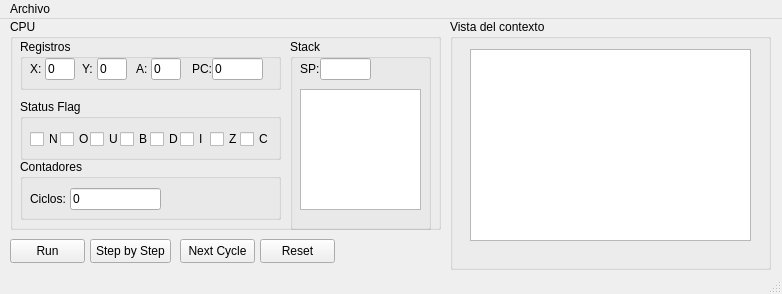
<?xml version="1.0" encoding="UTF-8"?>
<ui version="4.0">
 <class>emulationGUIClass</class>
 <widget class="QMainWindow" name="emulationGUIClass">
  <property name="geometry">
   <rect>
    <x>0</x>
    <y>0</y>
    <width>782</width>
    <height>294</height>
   </rect>
  </property>
  <property name="windowTitle">
   <string>emulationGUI</string>
  </property>
  <widget class="QWidget" name="centralWidget">
   <widget class="QPushButton" name="stepbystepButton">
    <property name="geometry">
     <rect>
      <x>90</x>
      <y>220</y>
      <width>81</width>
      <height>24</height>
     </rect>
    </property>
    <property name="text">
     <string>Step by Step</string>
    </property>
   </widget>
   <widget class="QPushButton" name="controlButton">
    <property name="geometry">
     <rect>
      <x>10</x>
      <y>220</y>
      <width>75</width>
      <height>24</height>
     </rect>
    </property>
    <property name="text">
     <string>Run</string>
    </property>
   </widget>
   <widget class="QPushButton" name="resetButton">
    <property name="geometry">
     <rect>
      <x>260</x>
      <y>220</y>
      <width>75</width>
      <height>24</height>
     </rect>
    </property>
    <property name="text">
     <string>Reset</string>
    </property>
   </widget>
   <widget class="QGroupBox" name="groupBox_2">
    <property name="geometry">
     <rect>
      <x>10</x>
      <y>0</y>
      <width>431</width>
      <height>211</height>
     </rect>
    </property>
    <property name="title">
     <string>CPU</string>
    </property>
    <widget class="QGroupBox" name="groupBox">
     <property name="geometry">
      <rect>
       <x>280</x>
       <y>20</y>
       <width>141</width>
       <height>191</height>
      </rect>
     </property>
     <property name="title">
      <string>Stack</string>
     </property>
     <widget class="QLabel" name="label_8">
      <property name="geometry">
       <rect>
        <x>10</x>
        <y>20</y>
        <width>21</width>
        <height>20</height>
       </rect>
      </property>
      <property name="text">
       <string>SP:</string>
      </property>
     </widget>
     <widget class="QLineEdit" name="spValue">
      <property name="geometry">
       <rect>
        <x>30</x>
        <y>19</y>
        <width>51</width>
        <height>22</height>
       </rect>
      </property>
      <property name="text">
       <string/>
      </property>
     </widget>
     <widget class="QListView" name="listView">
      <property name="geometry">
       <rect>
        <x>10</x>
        <y>50</y>
        <width>121</width>
        <height>121</height>
       </rect>
      </property>
     </widget>
    </widget>
    <widget class="QGroupBox" name="groupBox_3">
     <property name="geometry">
      <rect>
       <x>10</x>
       <y>80</y>
       <width>261</width>
       <height>61</height>
      </rect>
     </property>
     <property name="title">
      <string>Status Flag</string>
     </property>
     <widget class="QCheckBox" name="nbit">
      <property name="geometry">
       <rect>
        <x>10</x>
        <y>30</y>
        <width>31</width>
        <height>20</height>
       </rect>
      </property>
      <property name="text">
       <string>N</string>
      </property>
     </widget>
     <widget class="QCheckBox" name="vbit">
      <property name="geometry">
       <rect>
        <x>40</x>
        <y>30</y>
        <width>31</width>
        <height>20</height>
       </rect>
      </property>
      <property name="text">
       <string>O</string>
      </property>
     </widget>
     <widget class="QCheckBox" name="ubit">
      <property name="geometry">
       <rect>
        <x>70</x>
        <y>30</y>
        <width>31</width>
        <height>20</height>
       </rect>
      </property>
      <property name="text">
       <string>U</string>
      </property>
     </widget>
     <widget class="QCheckBox" name="bbit">
      <property name="geometry">
       <rect>
        <x>100</x>
        <y>30</y>
        <width>31</width>
        <height>20</height>
       </rect>
      </property>
      <property name="text">
       <string>B</string>
      </property>
     </widget>
     <widget class="QCheckBox" name="ibit">
      <property name="geometry">
       <rect>
        <x>160</x>
        <y>30</y>
        <width>31</width>
        <height>20</height>
       </rect>
      </property>
      <property name="text">
       <string>I</string>
      </property>
     </widget>
     <widget class="QCheckBox" name="cbit">
      <property name="geometry">
       <rect>
        <x>220</x>
        <y>30</y>
        <width>31</width>
        <height>20</height>
       </rect>
      </property>
      <property name="text">
       <string>C</string>
      </property>
     </widget>
     <widget class="QCheckBox" name="zbit">
      <property name="geometry">
       <rect>
        <x>190</x>
        <y>30</y>
        <width>31</width>
        <height>20</height>
       </rect>
      </property>
      <property name="text">
       <string>Z</string>
      </property>
     </widget>
     <widget class="QCheckBox" name="dbit">
      <property name="geometry">
       <rect>
        <x>130</x>
        <y>30</y>
        <width>31</width>
        <height>20</height>
       </rect>
      </property>
      <property name="text">
       <string>D</string>
      </property>
     </widget>
    </widget>
    <widget class="QGroupBox" name="groupBox_4">
     <property name="geometry">
      <rect>
       <x>10</x>
       <y>20</y>
       <width>261</width>
       <height>51</height>
      </rect>
     </property>
     <property name="title">
      <string>Registros</string>
     </property>
     <widget class="QLabel" name="label_3">
      <property name="geometry">
       <rect>
        <x>10</x>
        <y>20</y>
        <width>21</width>
        <height>20</height>
       </rect>
      </property>
      <property name="text">
       <string>X:</string>
      </property>
     </widget>
     <widget class="QLineEdit" name="pcValue">
      <property name="geometry">
       <rect>
        <x>192</x>
        <y>19</y>
        <width>51</width>
        <height>22</height>
       </rect>
      </property>
      <property name="text">
       <string>0</string>
      </property>
     </widget>
     <widget class="QLineEdit" name="aValue">
      <property name="geometry">
       <rect>
        <x>131</x>
        <y>19</y>
        <width>30</width>
        <height>22</height>
       </rect>
      </property>
      <property name="text">
       <string>0</string>
      </property>
     </widget>
     <widget class="QLabel" name="label_6">
      <property name="geometry">
       <rect>
        <x>116</x>
        <y>20</y>
        <width>21</width>
        <height>20</height>
       </rect>
      </property>
      <property name="text">
       <string>A:</string>
      </property>
     </widget>
     <widget class="QLineEdit" name="yValue">
      <property name="geometry">
       <rect>
        <x>77</x>
        <y>19</y>
        <width>30</width>
        <height>22</height>
       </rect>
      </property>
      <property name="text">
       <string>0</string>
      </property>
     </widget>
     <widget class="QLineEdit" name="xValue">
      <property name="geometry">
       <rect>
        <x>25</x>
        <y>19</y>
        <width>30</width>
        <height>22</height>
       </rect>
      </property>
      <property name="text">
       <string>0</string>
      </property>
     </widget>
     <widget class="QLabel" name="label_5">
      <property name="geometry">
       <rect>
        <x>62</x>
        <y>20</y>
        <width>21</width>
        <height>20</height>
       </rect>
      </property>
      <property name="text">
       <string>Y:</string>
      </property>
     </widget>
     <widget class="QLabel" name="label_7">
      <property name="geometry">
       <rect>
        <x>172</x>
        <y>20</y>
        <width>21</width>
        <height>20</height>
       </rect>
      </property>
      <property name="text">
       <string>PC:</string>
      </property>
     </widget>
    </widget>
    <widget class="QGroupBox" name="groupBox_5">
     <property name="geometry">
      <rect>
       <x>10</x>
       <y>140</y>
       <width>261</width>
       <height>61</height>
      </rect>
     </property>
     <property name="title">
      <string>Contadores</string>
     </property>
     <widget class="QLabel" name="label_9">
      <property name="geometry">
       <rect>
        <x>10</x>
        <y>30</y>
        <width>41</width>
        <height>20</height>
       </rect>
      </property>
      <property name="text">
       <string>Ciclos:</string>
      </property>
     </widget>
     <widget class="QLineEdit" name="cpucycleValue">
      <property name="geometry">
       <rect>
        <x>50</x>
        <y>29</y>
        <width>91</width>
        <height>22</height>
       </rect>
      </property>
      <property name="text">
       <string>0</string>
      </property>
     </widget>
    </widget>
   </widget>
   <widget class="QPushButton" name="nextcpucycle">
    <property name="geometry">
     <rect>
      <x>180</x>
      <y>220</y>
      <width>75</width>
      <height>24</height>
     </rect>
    </property>
    <property name="text">
     <string>Next Cycle</string>
    </property>
   </widget>
   <widget class="QGroupBox" name="groupBox_6">
    <property name="geometry">
     <rect>
      <x>450</x>
      <y>0</y>
      <width>321</width>
      <height>251</height>
     </rect>
    </property>
    <property name="title">
     <string>Vista del contexto</string>
    </property>
    <widget class="QTableWidget" name="tableWidget">
     <property name="geometry">
      <rect>
       <x>20</x>
       <y>30</y>
       <width>281</width>
       <height>192</height>
      </rect>
     </property>
     <property name="cursor" stdset="0">
      <cursorShape>CrossCursor</cursorShape>
     </property>
     <property name="frameShape">
      <enum>QFrame::StyledPanel</enum>
     </property>
     <property name="horizontalScrollBarPolicy">
      <enum>Qt::ScrollBarAlwaysOff</enum>
     </property>
     <property name="autoScroll">
      <bool>true</bool>
     </property>
     <property name="showGrid">
      <bool>true</bool>
     </property>
     <property name="gridStyle">
      <enum>Qt::SolidLine</enum>
     </property>
     <attribute name="horizontalHeaderMinimumSectionSize">
      <number>30</number>
     </attribute>
     <attribute name="horizontalHeaderDefaultSectionSize">
      <number>50</number>
     </attribute>
     <attribute name="verticalHeaderVisible">
      <bool>false</bool>
     </attribute>
     <attribute name="verticalHeaderDefaultSectionSize">
      <number>24</number>
     </attribute>
    </widget>
   </widget>
  </widget>
  <widget class="QStatusBar" name="statusBar"/>
  <widget class="QMenuBar" name="menuBar">
   <property name="geometry">
    <rect>
     <x>0</x>
     <y>0</y>
     <width>782</width>
     <height>22</height>
    </rect>
   </property>
   <widget class="QMenu" name="menuArchivo">
    <property name="title">
     <string>Archivo</string>
    </property>
    <addaction name="actionAbrir"/>
   </widget>
   <addaction name="menuArchivo"/>
  </widget>
  <action name="actionAbrir">
   <property name="text">
    <string>Abrir</string>
   </property>
  </action>
 </widget>
 <layoutdefault spacing="6" margin="11"/>
 <resources>
  <include location="emulationGUI.qrc"/>
 </resources>
 <connections/>
</ui>
